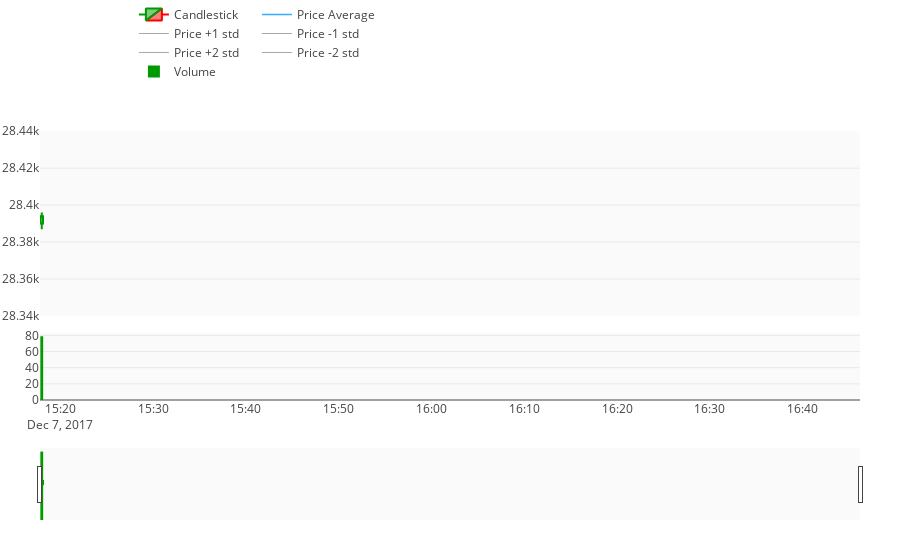

The notebook cell this image was saved under:
### Code cell
x = Stock()
x.init_candle_value()
for _ in range(800):
    trade_list = x.get_live_trade_data()
    x.update_plot_data(trade_list)
    interact(x.get_candle_plot)
    time.sleep(2)
